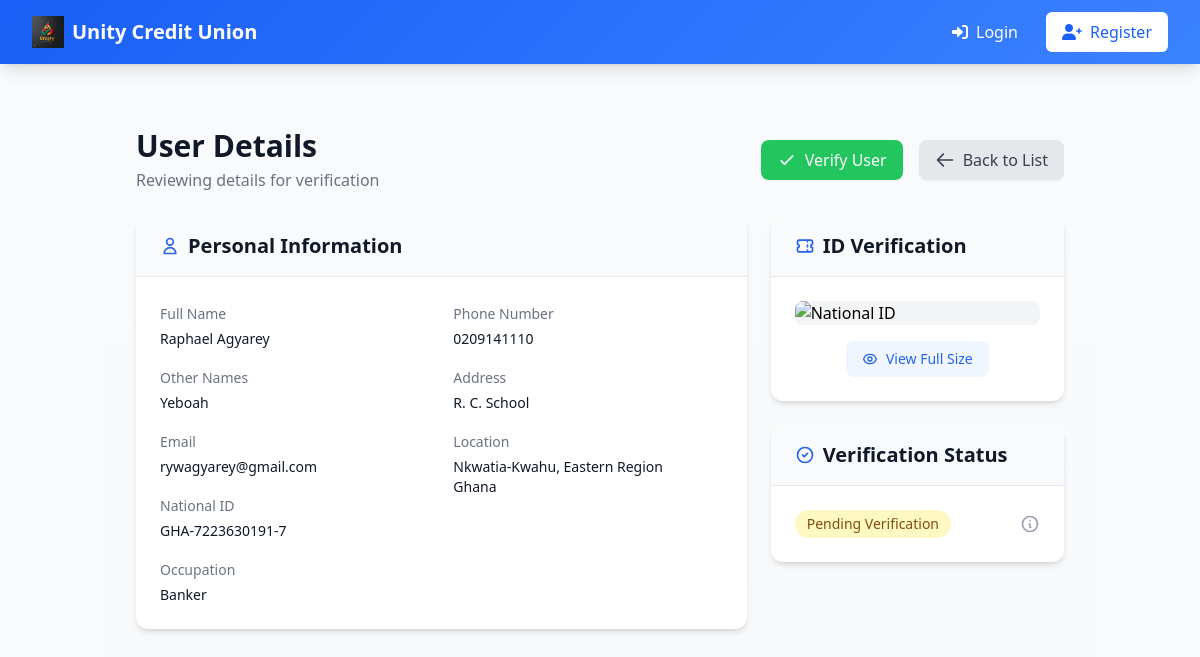
The page /admin/user_details/2 on the database its author committed.
### app.py (models this page shows, shortened)
class User(UserMixin, db.Model):
    __tablename__ = 'user'
    id = db.Column(db.Integer, primary_key=True)
    email = db.Column(db.String(120), unique=True, nullable=False)
    password_hash = db.Column(db.String(128), nullable=False)
    is_verified = db.Column(db.Boolean, default=False)
    is_admin = db.Column(db.Boolean, default=False)
    national_id = db.Column(db.String(20), unique=True, nullable=False)
    account_number = db.Column(db.String(20), unique=True)
    first_name = db.Column(db.String(50), nullable=False)
    last_name = db.Column(db.String(50), nullable=False)
    other_names = db.Column(db.String(50), nullable=True)
    date_of_birth = db.Column(db.Date, nullable=False)
    occupation = db.Column(db.String(100), nullable=False)
    phone_number = db.Column(db.String(20), nullable=False)
    address = db.Column(db.String(200), nullable=False)
    city = db.Column(db.String(100), nullable=False)
    state = db.Column(db.String(100), nullable=False)
    country = db.Column(db.String(100), nullable=False)
    national_id_file = db.Column(db.String(255), nullable=True)  # File path to uploaded National ID
    contributions = db.relationship('Contribution', backref='user', lazy=True)
    loans = db.relationship('Loan', backref='user', lazy=True, foreign_keys='Loan.user_id')
    guarantees = db.relationship('Loan', backref='guarantor', lazy=True, foreign_keys='Loan.guarantor_id')

### app.py (the view)
@app.route('/admin/user_details/<int:user_id>', methods=['GET'])
def user_details(user_id):
    user = User.query.get_or_404(user_id)
    print(user.national_id_file)
    return render_template('user_details.html', user=user)

### templates/user_details.html (shortened to what this page needs)
{% extends "base.html" %} {% block content %}
<div class="min-h-screen bg-gradient-to-b from-gray-50 to-gray-100">
  <div class="container mx-auto px-4 py-8 sm:px-6 lg:px-8">
    <div class="flex justify-between items-center mb-6">
      <div>
        <h1 class="text-3xl font-bold text-gray-900">User Details</h1>
        <p class="text-gray-500 mt-1">Reviewing details for verification</p>
      </div>
      <div class="flex space-x-4">
        <a
          class="bg-green-500 hover:bg-green-600 text-white px-4 py-2 rounded-lg shadow-sm flex items-center"
          href="/admin/verify_user/{{ user.id }}"
        >
          <svg
            class="w-5 h-5 mr-2"
            fill="none"
            stroke="currentColor"
            viewBox="0 0 24 24"
          >
            <path
              stroke-linecap="round"
              stroke-linejoin="round"
              stroke-width="2"
              d="M5 13l4 4L19 7"
            />
          </svg>
          Verify User
        </a>
        <a
          href="/admin/verify_users"
          class="bg-gray-200 hover:bg-gray-300 text-gray-700 px-4 py-2 rounded-lg shadow-sm flex items-center"
        >
          <svg
            class="w-5 h-5 mr-2"
            fill="none"
            stroke="currentColor"
            viewBox="0 0 24 24"
          >
            <path
              stroke-linecap="round"
              stroke-linejoin="round"
              stroke-width="2"
              d="M10 19l-7-7m0 0l7-7m-7 7h18"
            />
          </svg>
          Back to List
        </a>
      </div>
    </div>
    <div class="grid grid-cols-1 lg:grid-cols-3 gap-6">
      <div class="lg:col-span-2">
        <div class="bg-white rounded-xl shadow-md overflow-hidden">
          <div class="border-b border-gray-200 bg-gray-50 px-6 py-4">
            <h2 class="text-xl font-semibold text-gray-900 flex items-center">
              <svg
                class="w-5 h-5 mr-2 text-blue-600"
                fill="none"
                stroke="currentColor"
                viewBox="0 0 24 24"
              >
                <path
                  stroke-linecap="round"
                  stroke-linejoin="round"
                  stroke-width="2"
                  d="M16 7a4 4 0 11-8 0 4 4 0 018 0zM12 14a7 7 0 00-7 7h14a7 7 0 00-7-7z"
                />
              </svg>
              Personal Information
            </h2>
          </div>
          <div class="p-6">
            <div class="grid grid-cols-1 md:grid-cols-2 gap-6">
              <div class="space-y-4">
                <div>
                  <label class="text-sm font-medium text-gray-500"
                    >Full Name</label
                  >
                  <p class="mt-1 text-sm text-gray-900">
                    {{ user.first_name }} {{ user.last_name }}
                  </p>
                </div>
                <div>
                  <label class="text-sm font-medium text-gray-500"
                    >Other Names</label
                  >
                  <p class="mt-1 text-sm text-gray-900">
                    {{ user.other_names }}
                  </p>
                </div>
                <div>
                  <label class="text-sm font-medium text-gray-500">Email</label>
                  <p class="mt-1 text-sm text-gray-900">{{ user.email }}</p>
                </div>
                <div>
                  <label class="text-sm font-medium text-gray-500"
                    >National ID</label
                  >
                  <p class="mt-1 text-sm text-gray-900">
                    {{ user.national_id }}
                  </p>
                </div>
                <div>
                  <label class="text-sm font-medium text-gray-500"
                    >Occupation</label
                  >
                  <p class="mt-1 text-sm text-gray-900">
                    {{ user.occupation }}
                  </p>
                </div>
              </div>
              <div class="space-y-4">
                <div>
                  <label class="text-sm font-medium text-gray-500"
                    >Phone Number</label
                  >
                  <p class="mt-1 text-sm text-gray-900">
                    {{ user.phone_number }}
                  </p>
                </div>
                <div>
                  <label class="text-sm font-medium text-gray-500"
                    >Address</label
                  >
                  <p class="mt-1 text-sm text-gray-900">{{ user.address }}</p>
                </div>
                <div>
                  <label class="text-sm font-medium text-gray-500"
                    >Location</label
                  >
                  <p class="mt-1 text-sm text-gray-900">
                    {{ user.city }}, {{ user.state }} {{ user.zip_code }}<br />
                    {{ user.country }}
                  </p>
                </div>
              </div>
            </div>
          </div>
        </div>
      </div>
      <div class="lg:col-span-1">
        <div class="bg-white rounded-xl shadow-md overflow-hidden">
          <div class="border-b border-gray-200 bg-gray-50 px-6 py-4">
            <h2 class="text-xl font-semibold text-gray-900 flex items-center">
              <svg
                class="w-5 h-5 mr-2 text-blue-600"
                fill="none"
                stroke="currentColor"
                viewBox="0 0 24 24"
              >
                <path
                  stroke-linecap="round"
                  stroke-linejoin="round"
                  stroke-width="2"
                  d="M15 5v2m0 4v2m0 4v2M5 5a2 2 0 00-2 2v3a2 2 0 110 4v3a2 2 0 002 2h14a2 2 0 002-2v-3a2 2 0 110-4V7a2 2 0 00-2-2H5z"
                />
              </svg>
              ID Verification
            </h2>
          </div>
          <div class="p-6">
            {% if user.national_id_file %}
            <div class="space-y-4">
              <div
                class="aspect-w-16 aspect-h-9 bg-gray-100 rounded-lg overflow-hidden"
              >
                <img
                  src="{{ url_for('view_national_id', user_id=user.id) }}"
                  alt="National ID"
                  class="w-full h-full object-cover cursor-pointer transform hover:scale-105 transition-transform duration-300"
                  onclick="openImagePreview(this.src)"
                />
              </div>
              <div class="flex justify-center">
                <a
                  href="{{ url_for('view_national_id', user_id=user.id) }}"
                  target="_blank"
                  class="inline-flex items-center px-4 py-2 text-sm font-medium text-blue-600 bg-blue-50 rounded-lg hover:bg-blue-100"
                >
                  View Full Size
                </a>
              </div>
            </div>
            {% endif %}
          </div>
        </div>
        <div class="mt-6 bg-white rounded-xl shadow-md overflow-hidden">
          <div class="border-b border-gray-200 bg-gray-50 px-6 py-4">
            <h2 class="text-xl font-semibold text-gray-900 flex items-center">
              <svg
                class="w-5 h-5 mr-2 text-blue-600"
                fill="none"
                stroke="currentColor"
                viewBox="0 0 24 24"
              >
                <path
                  stroke-linecap="round"
                  stroke-linejoin="round"
                  stroke-width="2"
                  d="M9 12l2 2 4-4m6 2a9 9 0 11-18 0 9 9 0 0118 0z"
                />
              </svg>
              Verification Status
            </h2>
          </div>
          <div class="p-6">
            <div class="flex items-center justify-between">
              <span
                class="px-3 py-1 text-sm text-yellow-800 bg-yellow-100 rounded-full"
              >
                Pending Verification
              </span>
              <button class="text-gray-400 hover:text-gray-500">
                <svg
                  class="w-5 h-5"
                  fill="none"
                  stroke="currentColor"
                  viewBox="0 0 24 24"
                >
                  <path
                    stroke-linecap="round"
                    stroke-linejoin="round"
                    stroke-width="2"
                    d="M13 16h-1v-4h-1m1-4h.01M21 12a9 9 0 11-18 0 9 9 0 0118 0z"
                  />
                </svg>
              </button>
            </div>
          </div>
        </div>
      </div>
    </div>
  </div>
</div>
{% endblock %}

### rows shown on the page
User: first_name "Raphael", last_name "Agyarey", other_names "Yeboah", email "rywagyarey@gmail.com", national_id "GHA-7223630191-7", occupation "Banker", phone_number "0209141110", address "R. C. School", city "Nkwatia-Kwahu", state "Eastern Region", country "Ghana"
